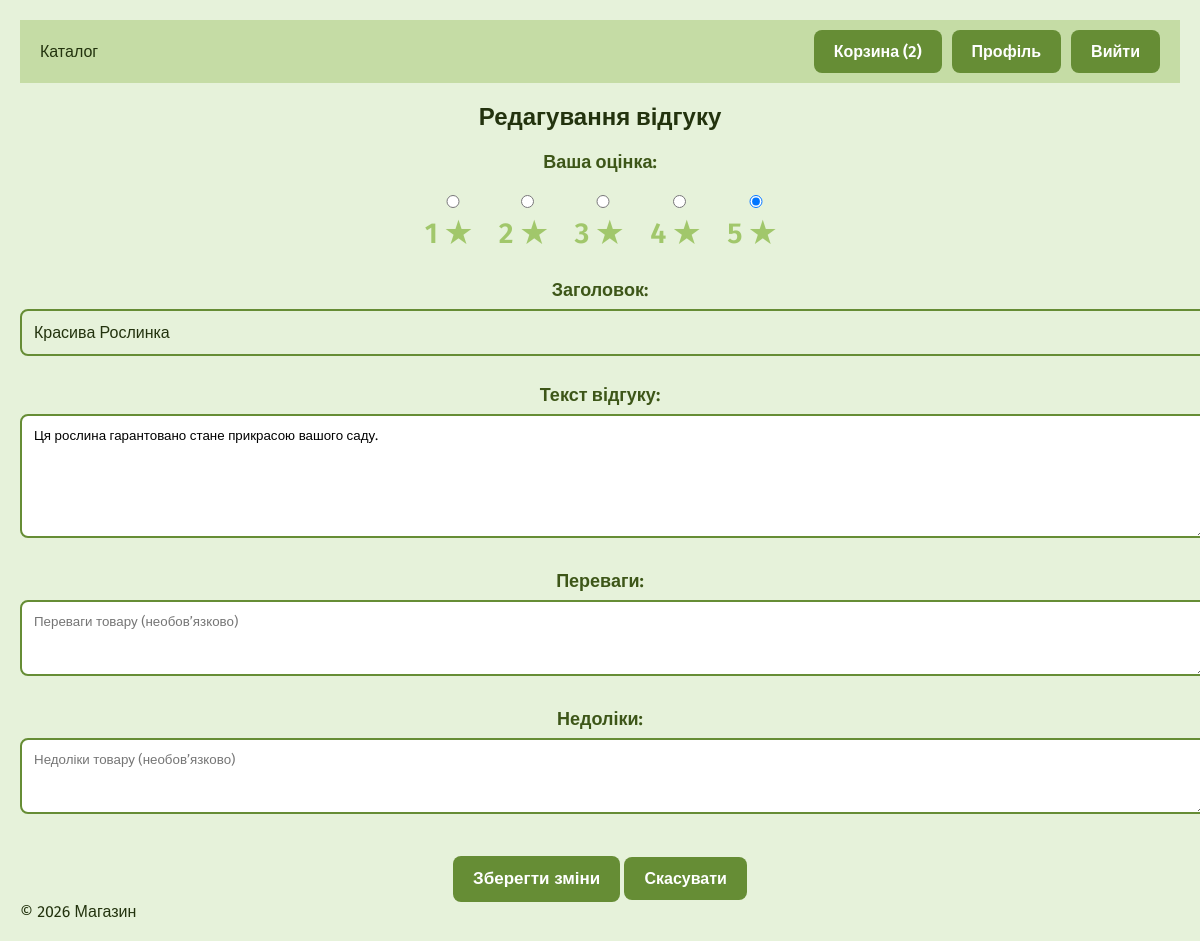
The app's page /reviews/edit/1/ (signed in) with its own data.
### reviews/models.py (models this page shows, shortened)
class Review(models.Model):
    product = models.ForeignKey(
        Product,
        on_delete=models.CASCADE,
        related_name='reviews',
        verbose_name="Товар"
    )
    author = models.ForeignKey(
        User,
        on_delete=models.CASCADE,
        verbose_name="Автор"
    )
    rating = models.IntegerField(
        choices=[(i, str(i)) for i in range(1, 6)],
        verbose_name="Рейтинг"
    )
    title = models.CharField(max_length=100, verbose_name="Заголовок")
    content = models.TextField(max_length=1000, verbose_name="Текст відгуку")
    advantages = models.TextField(blank=True, verbose_name="Переваги")
    disadvantages = models.TextField(blank=True, verbose_name="Недоліки")
    created_at = models.DateTimeField(auto_now_add=True, verbose_name="Дата створення")
    updated_at = models.DateTimeField(auto_now=True, verbose_name="Дата оновлення")
    is_active = models.BooleanField(default=True, verbose_name="Активний")
    helpful_count = models.IntegerField(default=0, verbose_name="Корисно")
    class Meta:
        unique_together = ['product', 'author']
        ordering = ['-created_at']
        verbose_name = "Відгук"
        verbose_name_plural = "Відгуки"

### reviews/views.py (the view)
# urls.py: path('edit/<int:review_id>/', views.edit_review, name='edit_review'),
@login_required
def edit_review(request, review_id):
    review = get_object_or_404(Review, id=review_id)
    if review.author != request.user:
        raise HttpResponseForbidden("Ви не можете редагувати чужий відгук.")
    if request.method == 'POST':
        form = ReviewForm(request.POST, instance=review)
        if form.is_valid():
            form.save()
            messages.success(request, "Відгук успішно оновлено.")
            return redirect(review.product.get_absolute_url())
    else:
        form = ReviewForm(instance=review)
    return render(request, 'reviews/edit_review.html', {
        'form': form,
        'review': review
    })

### reviews/forms.py (shortened to what this page needs)
class ReviewForm(forms.ModelForm):
    rating = forms.ChoiceField(
        choices=[(i, f"{i} ★") for i in range(1, 6)],
        widget=forms.RadioSelect(attrs={'class': 'star-rating-input'}),
        label="Ваша оцінка"
    )
    class Meta:
        model = Review
        fields = ['rating', 'title', 'content', 'advantages', 'disadvantages']
        widgets = {
            'title': forms.TextInput(attrs={
                'placeholder': 'Короткий заголовок відгуку',
                'class': 'review-input'
            }),
            'content': forms.Textarea(attrs={
                'placeholder': 'Детальний опис вашого досвіду...',
                'rows': 6,
                'class': 'review-textarea'
            }),
            'advantages': forms.Textarea(attrs={
                'placeholder': 'Переваги товару (необов’язково)',
                'rows': 3,
                'class': 'review-textarea'
            }),
            'disadvantages': forms.Textarea(attrs={
                'placeholder': 'Недоліки товару (необов’язково)',
                'rows': 3,
                'class': 'review-textarea'
            }),
        }

### accounts/views.py (called while the page is built)
    def __call__(self, request):
        if request.path.startswith('/admin/'):
            if not request.user.is_authenticated or not request.user.is_staff:
                return redirect('main:product_list')
        return self.get_response(request)

### cart/context_processors.py (called while the page is built, shortened)
def cart_count(request):
    if request.user.is_authenticated:
        total = CartItem.objects.filter(user=request.user).aggregate(total=Sum('quantity'))['total']
        count = total or 0
    return {'cart_count': count}

### main/models.py (called while the page is built)
    def get_absolute_url(self):
        return reverse('main:product_detail', kwargs={'id': self.id, 'slug': self.slug})

### reviews/templates/reviews/edit_review.html (shortened to what this page needs)
{% extends 'main/base.html' %}
{% block content %}
<div class="review-form-container">
  <h2>Редагування відгуку</h2>
  <form method="post" class="review-form">
    <div class="form-group">
      {{ form.rating.label_tag }}
      <div class="star-rating">
        {{ form.rating }}
      </div>
    </div>
    <div class="form-group">
      {{ form.title.label_tag }}
      {{ form.title }}
    </div>
    <div class="form-group">
      {{ form.content.label_tag }}
      {{ form.content }}
    </div>
    <div class="form-group">
      {{ form.advantages.label_tag }}
      {{ form.advantages }}
    </div>
    <div class="form-group">
      {{ form.disadvantages.label_tag }}
      {{ form.disadvantages }}
    </div>
    <button type="submit" class="btn btn-success">Зберегти зміни</button>
    <a href="{{ review.product.get_absolute_url }}" class="btn btn-secondary">Скасувати</a>
  </form>
</div>
{% endblock %}

### static/css/style.css (style rules this page uses)
:root { --color-1: #e6f2da; --color-2: #c5dca5; --color-3: #a1c76b; --color-4: #668d35; --color-5: #3d5618; --color-6: #23330e; --transparent-color-1: rgba(197, 220, 165, 0.5); --transparent-color-2: rgba(161, 199, 107, 0.5); --transparent-color-3: rgba(102, 141, 53, 0.5); --transparent-color-4: rgba(61, 86, 24, 0.5); --transparent-color-5: rgba(35, 51, 14, 0.5); --transparent-color-6: rgba(27, 39, 3, 0.5); --font-1: "Science Gothic", sans-serif; --font-2: "Fira Sans", sans-serif; }
body { font-family: var(--font-2); margin: 0; padding: 20px; background: var(--color-1); color: var(--color-6); min-height: 100vh; }
.btn { margin-top: auto; background: var(--color-4); color: white; padding: 12px 20px; text-align: center; border: none; text-decoration: none; border-radius: 8px; font-weight: 600; transition: background 0.2s; }
input[type="text"] { padding: 0.8rem 1.2rem; font-size: 1rem; font-family: var(--font-2); border: 2px solid var(--color-3); border-radius: 8px; background: var(--color-1); min-width: 260px; cursor: pointer; transition: all 0.2s; margin-bottom: 20px; color: var(--color-6) !important; }
button[type="submit"] { margin-top: auto; background: var(--color-4); color: white; padding: 13px 20px; text-align: center; border: none; text-decoration: none; border-radius: 8px; font-weight: 600; transition: background 0.2s; font-size: 17px; }
label { display: flex; flex-direction: row; flex-wrap: nowrap; align-content: center; justify-content: center; align-items: center; font-size: 18px; }
.form-group { margin-bottom: 20px; text-align: center; }
.form-group label { display: block; margin-bottom: 8px; font-weight: 600; color: #3d5618; }
.form-group input { width: 100%; padding: 10px; border: 2px solid #a1c76b; border-radius: 12px; font-size: 1rem; margin-bottom: 0; }
.review-form input, .review-form textarea { width: 100%; padding: 12px; border: 2px solid var(--color-4); border-radius: 8px; font-family: var(--font-2); margin-bottom: 8px; }
.star-rating label { color: var(--color-3); font-size: 1.8rem; cursor: pointer; }
.star-rating { display: flex; flex-direction: row; flex-wrap: nowrap; align-content: center; justify-content: center; }
div#id_rating { display: flex; flex-direction: row; flex-wrap: nowrap; align-content: center; justify-content: center; align-items: center; }
button[type="submit"] { margin-top: 10px; background: var(--color-4); color: white; padding: 13px 20px; text-align: center; border: none; text-decoration: none; border-radius: 8px; font-weight: 600; transition: background 0.2s; font-size: 17px; }

### records on screen
Review: rating "☐ 1 ★ ☐ 2 ★ ☐ 3 ★ ☐ 4 ★ ☑ 5 ★", title "Красива Рослинка", content "Ця рослина гарантовано стане прикрасою вашого саду."

### other values on screen
{{ cart_count }} "2"
